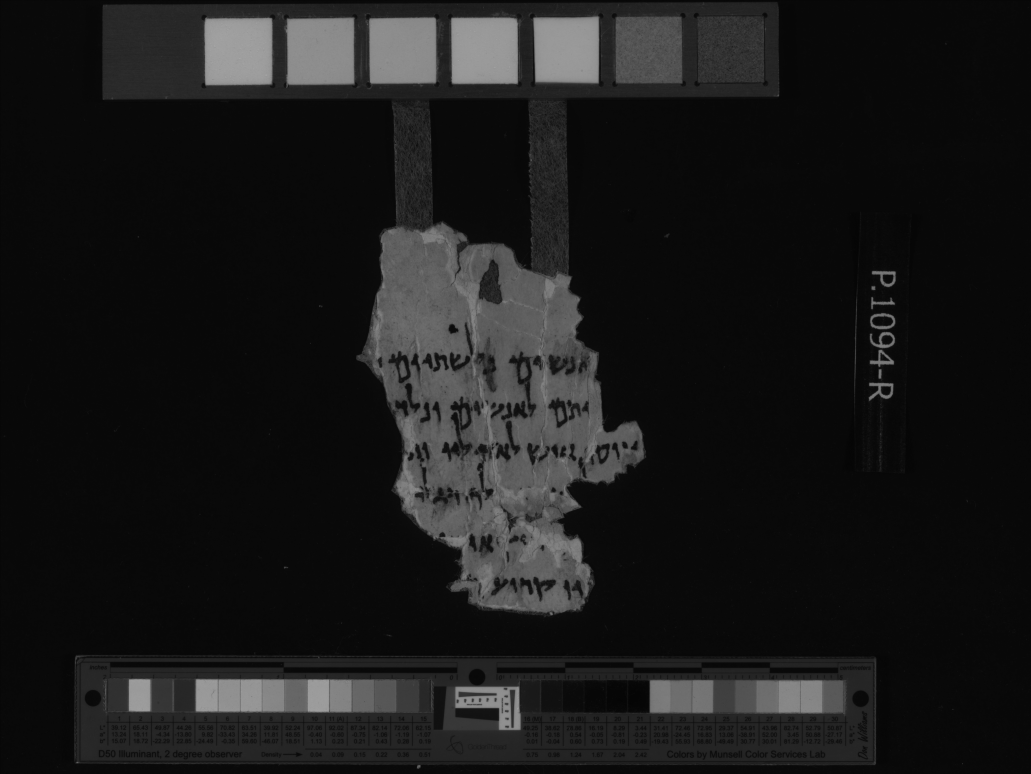
#> input picture artefact_detection/test/images/1094_2/recto_infrared.jpg, 7216 x 5412 px (shown at 1/7 size)
$ python align_recto_verso_with_bar_detection.py
#> lines starting #> are read from the running program, lines starting #| are printed output that depends on the picture; after the words box and inside, x2 and y2 are one past the last pixel; in counts of white or black regions, pixels touching at a corner belong together
#> in align_recto_verso, recto_ir is the input picture: shape (5412, 7216); min 0, max 237, mean 25.6
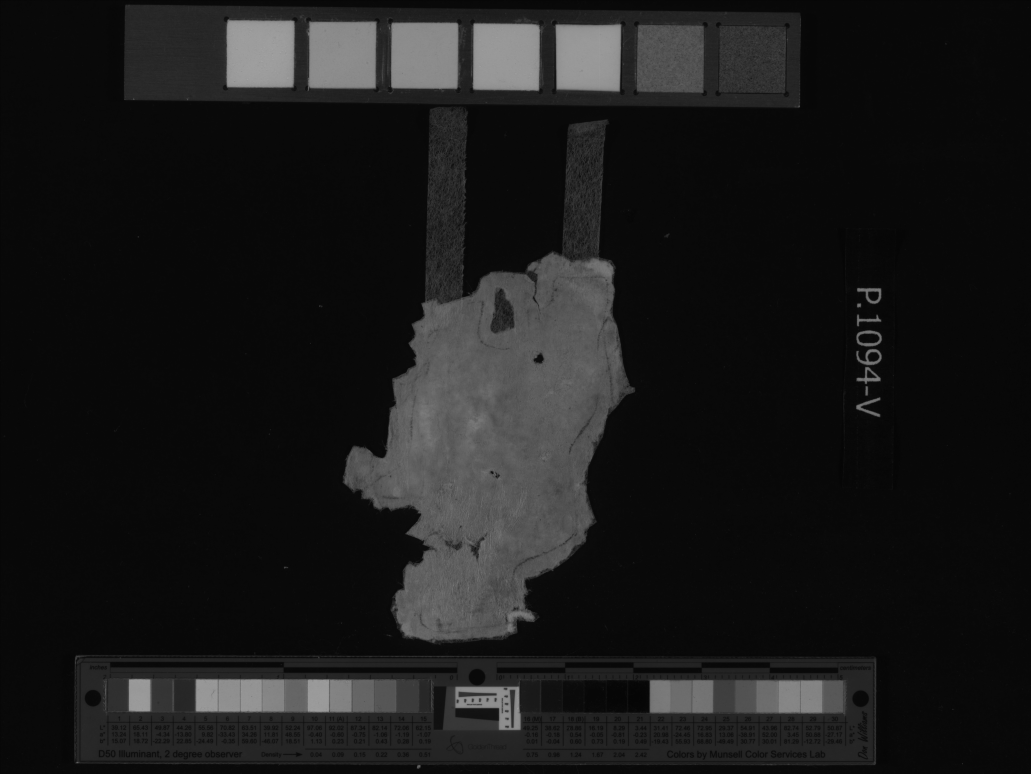
#> input picture artefact_detection/test/images/1094_2/verso_infrared.jpg, 7216 x 5412 px (shown at 1/7 size)
#> in align_recto_verso, verso_ir is the input picture: shape (5412, 7216); min 0, max 197, mean 25.9
### artefact_detection/artefact_extract_tools/utils.py
from collections import defaultdict
import cv2
import logging
import numpy as np
from pathlib import Path
from .rust_repair_polygon import poly_repair
from shapely import wkt
from shapely.geometry import Polygon

logger = logging.getLogger(__name__)


def convert_numpy_to_memmap(arr: np.ndarray, filename: Path):
    fp = np.memmap(filename, dtype=arr.dtype, mode='w+', shape=arr.shape)
    fp[:] = arr[:]
    return fp

# [84 lines left out: functions decompose_multi_polygon, shapes_from_contours, get_image_artefacts, fix_polygon, flip_transform_verso, not called in this run]

### artefact_detection/align_recto_verso_with_bar_detection.py
import os
from pathlib import Path
import matplotlib.pyplot as plt
import cv2
import numpy as np
import orjson
from pathlib import Path
from shapely.geometry import Polygon, MultiPolygon, GeometryCollection
from artefact_extract_tools import convert_numpy_to_memmap, decompose_multi_polygon, get_image_artefacts, get_corresponding_points, DetectExcludes

import logging
logging.basicConfig(
    filename=f"{Path(__file__).stem}.log",
    encoding="utf-8",
    level=logging.DEBUG,
    filemode="w",
)

# define output directories
RULERS_OUT_PATH = Path("./ruler_positions")
RECTO_VERSO_OUT_PATH = Path("./recto_verso_alignments")

# [78 lines left out: functions sort_matches, match_keypoints, get_keypoints, get_corresponding_points, not called in this run]

# This function returns the transformation required to register verso and recto images,
# applies it to the verso image, and saves the transformed image.
def get_transform_from_verso_to_recto(recto_ir, verso_ir, recto_color, verso_color, excludes, fragment_name: str, extractor, threshold):
    function = extractor
    scales = [4] #[2, 4, 8, 1, 16]

    # Loops through the scales and tries to find a transformation for each scale using the specified extractor function.
    for scale in scales:
        logging.debug(f"Trying function {function} and scale {scale}.")
        print(f"Trying function {function} and scale {scale}.")
        trans = calculate_transform_from_verso_to_recto(recto_ir, verso_ir, recto_color, verso_color, excludes, scale, extractor, threshold)

        # If no transformation is found for the given scale, logs a warning and continues to the next iteration.
        if not trans:
            logging.warning(f"Function {function} and scale {scale} found no registration")
            print(f"Function {function} and scale {scale} found no registration")
            continue

        # Retrieves the required information from the transformation dictionary and saves the transformed verso image.
        reverse_transform, verso_transform, recto_ruler_mask, verso_ruler_mask, num_inliers = trans

        # Save the transformed verso image
        masked_verso_ir = np.where(verso_ruler_mask == 255, verso_ir, 0)
        aligned_flipped_masked_verso_ir = cv2.warpAffine(np.flip(masked_verso_ir, axis=1), verso_transform, (recto_ir.shape[1], recto_ir.shape[0]))
        extractor_threshold_folder = Path("visual_results") / f"{extractor}_{threshold}"
        if not extractor_threshold_folder.exists():
            extractor_threshold_folder.mkdir(parents=True)
        transformed_verso_file = extractor_threshold_folder / f"aligned_verso_{fragment_name}.jpg"
        cv2.imwrite(str(transformed_verso_file), aligned_flipped_masked_verso_ir)

    # If no transformation was found for any scale, returns None.
    if not trans:
        return
    return reverse_transform, verso_transform, recto_ruler_mask, verso_ruler_mask, num_inliers

def calculate_transform_from_verso_to_recto(recto, verso, recto_color, verso_color, excludes, scale, extractor, threshold):

    # Create edge masks for recto and verso images
#> called with excludes = '1094_2', scale = 4, threshold = 21
    recto_edge_mask = np.zeros((recto.shape[0], recto.shape[1]), dtype=np.uint8)
    recto_edge_mask[1000 : recto.shape[0] - 1000, 1000 : recto.shape[1] - 1000] = 255
    verso_edge_mask = np.zeros((verso.shape[0], verso.shape[1]), dtype=np.uint8)
    verso_edge_mask[1000 : verso.shape[0] - 1000, 1000 : verso.shape[1] - 1000] = 255

    # Read masks for recto and verso images
    recto_mask=cv2.imread('ruler_positions/'+excludes+'_recto_color.jpg',0)
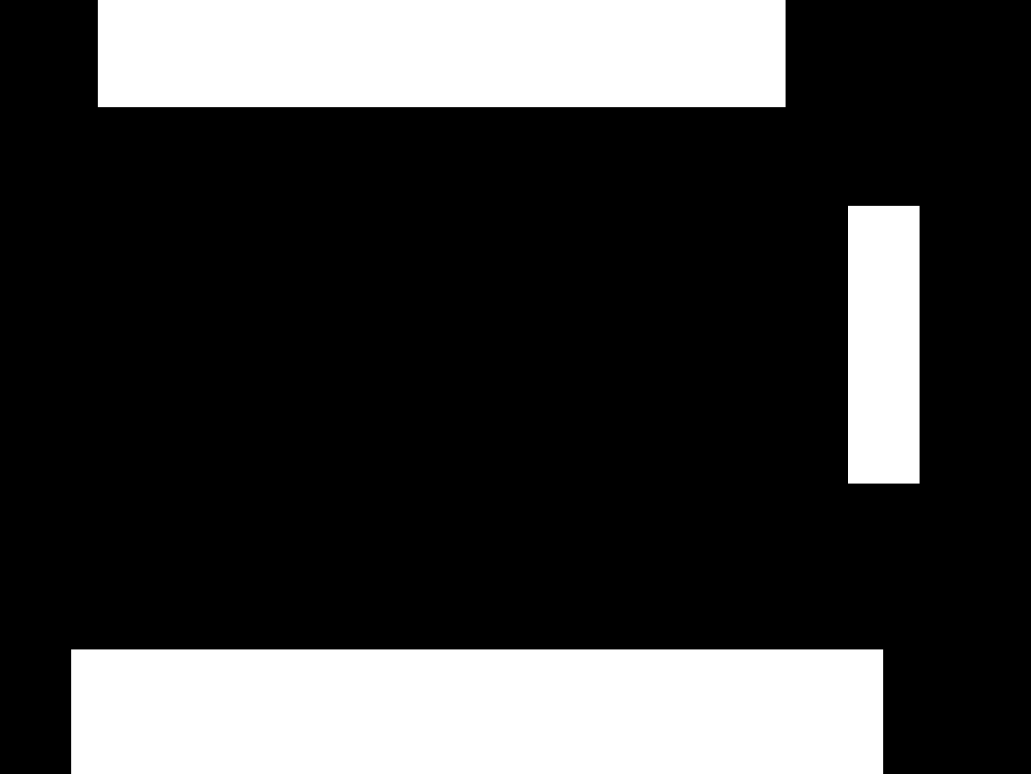
#> input picture artefact_detection/ruler_positions/1094_2_recto_color.jpg, 7216 x 5412 px (shown at 1/7 size)
#> recto_mask is the input picture: shape (5412, 7216); min 0, max 255, mean 62.1
    _, recto_mask = cv2.threshold(recto_mask, 250, 255, cv2.THRESH_BINARY_INV)
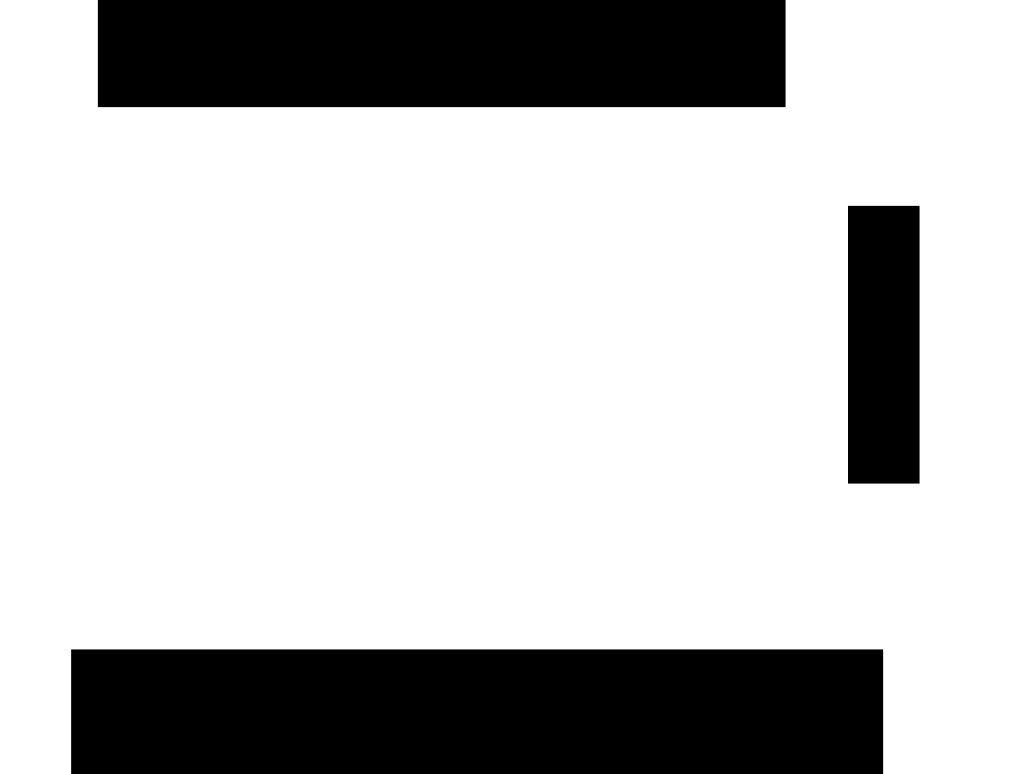
#> recto_mask: shape (5412, 7216) (shown at 1/7 size); 75.7% white; 3 black regions, box (x1, y1, x2, y2) and area: (498, 4546, 6182, 5412) 4922344, (685, 0, 5499, 750) 3610500, (5936, 1441, 6437, 3385) 973942

    verso_mask=cv2.imread('ruler_positions/'+excludes+'_verso_color.jpg',0)
    _, verso_mask = cv2.threshold(verso_mask, 250, 255, cv2.THRESH_BINARY_INV)

    # Create full masks for recto and verso images
    full_recto_mask = convert_numpy_to_memmap(
        np.logical_and(recto_edge_mask, recto_mask) * np.uint8(255),
        Path("./tmp/init_recto_mask.np"),
    )
#> in convert_numpy_to_memmap, `fp[:] = arr[:]`:
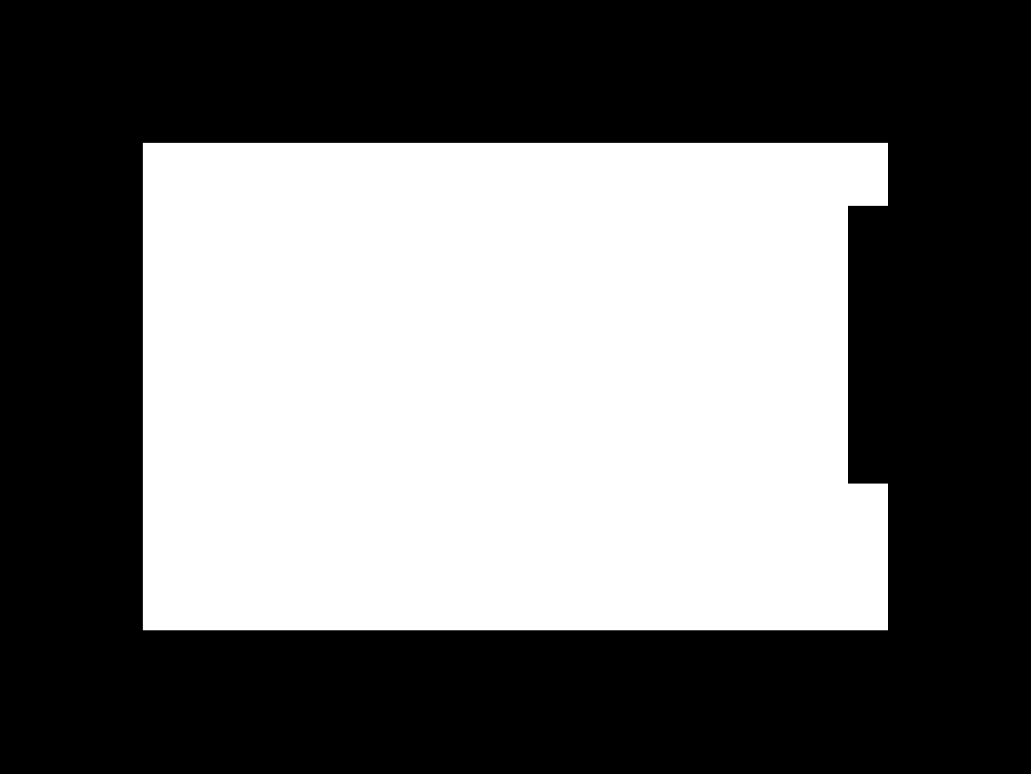
#> fp: shape (5412, 7216) (shown at 1/7 size); 44.2% white; 1 white region, box (x1, y1, x2, y2) and area: (1000, 1000, 6216, 4412) 17252672
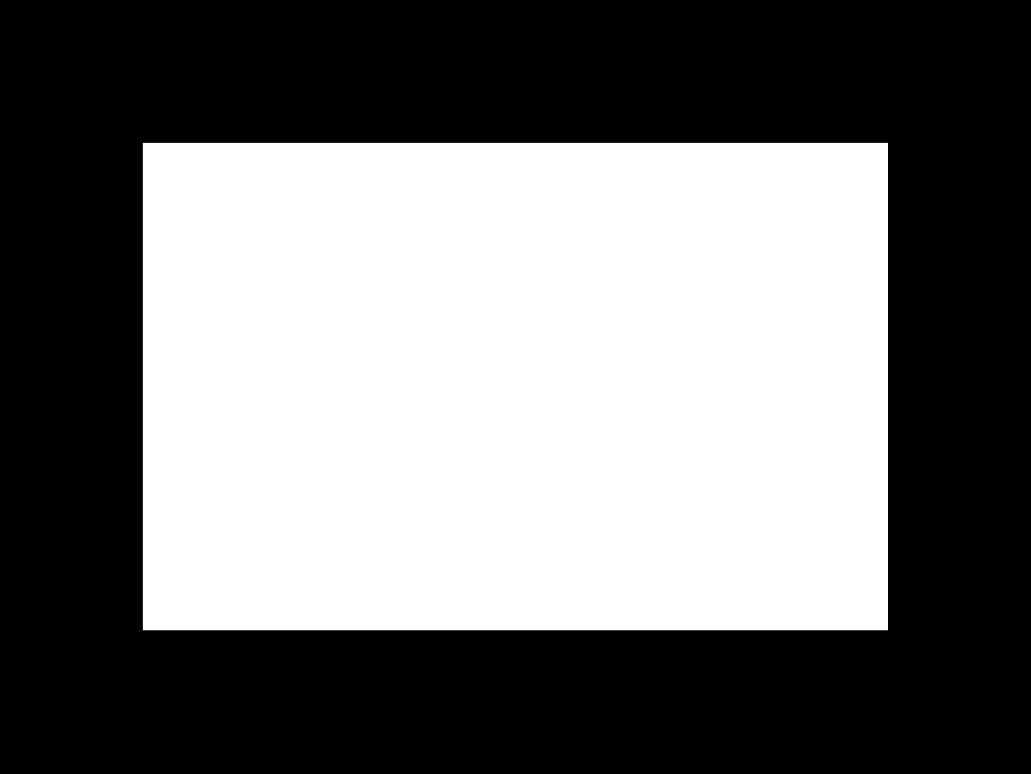
#> recto_edge_mask: shape (5412, 7216) (shown at 1/7 size); 45.6% white; 1 white region, box (x1, y1, x2, y2) and area: (1000, 1000, 6216, 4412) 17796992
    full_verso_mask = convert_numpy_to_memmap(
#> (the run stopped early here; a loop or call above may not have finished)
